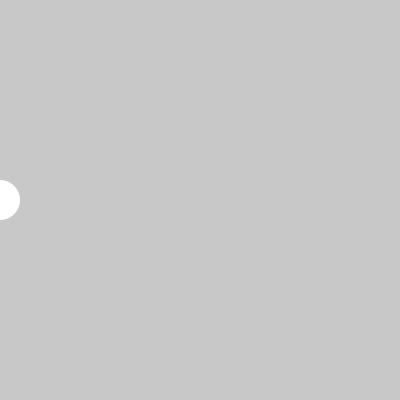
Frame 1 (no input)
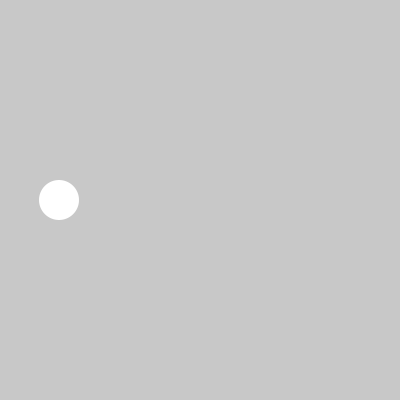
Frame 60 (the mouse pressed at the canvas centre just before this capture)
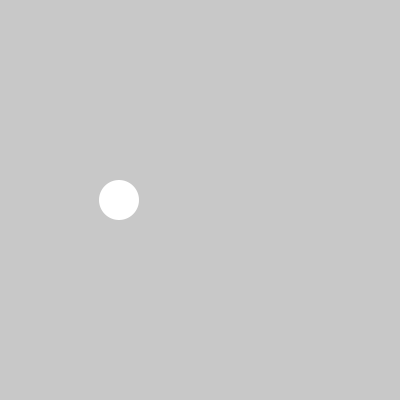
Frame 120 (the mouse held since frame 60 and released just before this capture)

The Processing sketch that drew these frames (run headless with seeded random() and noise(); from frame 60 on, the mouse is pressed at the canvas centre):

// Processing sketch: processing_78165
// ── processing_78165.pde

//variabletyp / name = wert 


int xPos  = 0;


float kommazahl = 0.4;

String textAbschnitt = "creatve coading";



void setup () {
  size(400, 400);

  noStroke();
}


void draw() {
  background(200);
  
  ellipse (xPos, height/2, 40, 40);

  xPos = xPos + 1;


  if (xPos > width){
  xPos = 0;

  fill(random (200, 255), random (200, 255), random (200, 255));
}

println(xPos);
}
